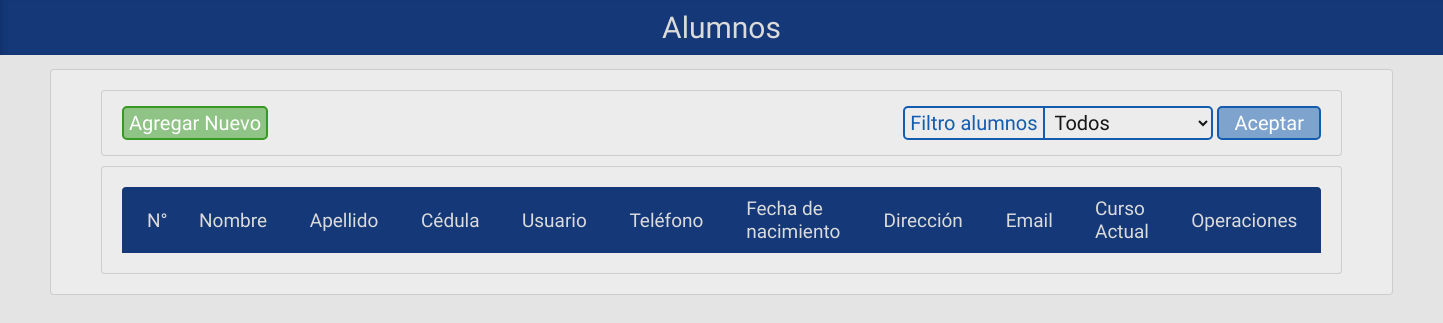
The page /php/editar_alumno.php on the database as committed earlier.
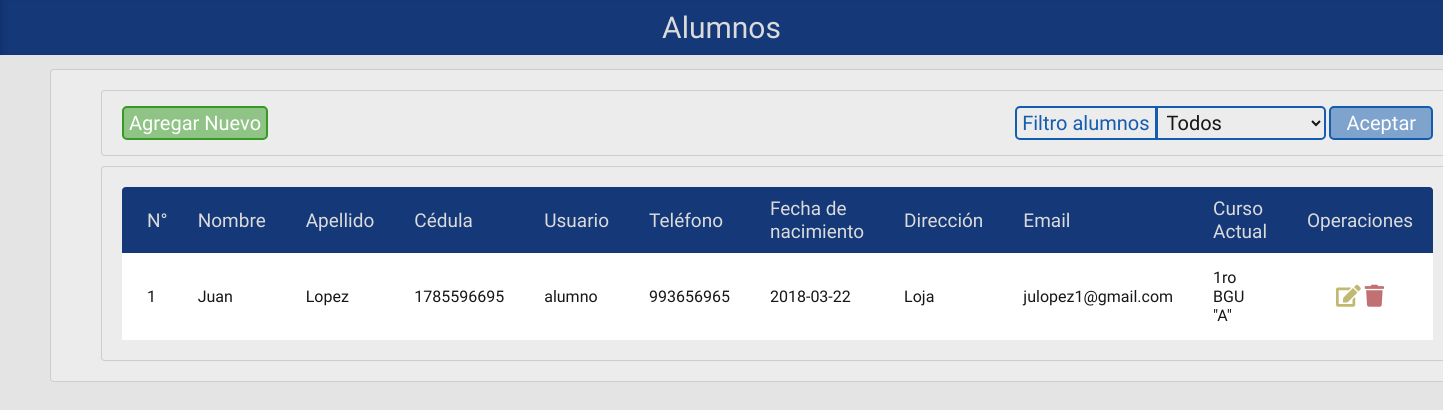
The same page on the database as committed later.
### tables this page shows
CREATE TABLE `alumno` (
  `ALU_CODIGO` int(2) NOT NULL,
  `AUL_CODIGO` int(2) NOT NULL,
  `USU_CODIGO` int(2) NOT NULL,
  `ALU_NOMBRE` varchar(35) NOT NULL,
  `ALU_APELLIDO` varchar(35) NOT NULL,
  `ALU_EMAIL` varchar(35) NOT NULL,
  `ALU_TELEFONO` int(10) NOT NULL,
  `ALU_CEDULA` varchar(10) NOT NULL,
  `ALU_FNACIMIENTO` date NOT NULL,
  `ALU_DIRECCION` varchar(50) NOT NULL,
  `ALU_ESTADO` int(1) NOT NULL DEFAULT '1'
);

CREATE TABLE `usuario` (
  `USU_CODIGO` int(2) NOT NULL,
  `ROL_CODIGO` int(2) NOT NULL,
  `USU_USER` char(35) NOT NULL,
  `USU_CLAVE` varchar(255) NOT NULL,
  `USU_ESTADO` int(1) NOT NULL DEFAULT '1'
);

CREATE TABLE `paralelo` (
  `AUL_CODIGO` int(2) NOT NULL,
  `HOR_CODIGO` int(2) DEFAULT NULL,
  `AUL_NOMBRE` varchar(30) NOT NULL,
  `AUL_CURSO` varchar(20) NOT NULL,
  `NIV_CODIGO` int(2) DEFAULT NULL,
  `AUL_ESTADO` int(1) NOT NULL DEFAULT '1'
);

### php/editar_alumno.php (the view, shortened to what the changed rows need)
<!doctype html>
<html>
<head>
	<link href="../css/estiloMostrar.css" rel="stylesheet" type="text/css">
	<link rel="stylesheet" href="https://use.fontawesome.com/releases/v5.8.1/css/all.css">
</head>
<body>
<div class="contenedor">
	<?php
	$conn = new mysqli( "localhost", "admin", "admin", "horarios" );
	$result = mysqli_query( $conn, "select * from alumno a, usuario u, paralelo p where a.usu_codigo=u.usu_codigo and a.aul_codigo=p.aul_codigo" );
	$activos = mysqli_query( $conn, "select * from alumno a, usuario u, paralelo p where a.usu_codigo=u.usu_codigo and a.aul_codigo=p.aul_codigo and a.alu_estado=1" );
	$desactivos = mysqli_query( $conn, "select * from alumno a, usuario u, paralelo p where a.usu_codigo=u.usu_codigo and a.aul_codigo=p.aul_codigo and a.alu_estado=0" );
	?>
	<div class="cuerpo">
	<div class="cont-tabla">
	<table>
		<thead>
			<tr>
				<th>N°</th>
				<th>Nombre</th>
				<th>Apellido</th>
				<th>Cédula</th>
				<th>Usuario</th>
				<th>Teléfono</th>
				<th>Fecha de <br> nacimiento</th>
				<th>Dirección</th>
				<th>Email</th>
				<th>Curso <br>Actual</th>
				<th>Operaciones</th>
			</tr>
		</thead>
		<tbody>
			<?php
			$estado = $_POST[ 'estado' ];
			if ( $estado == 'Todos' ||  $estado == '') {
				$cont = 1;
				while ( $row = mysqli_fetch_array( $result ) ) {
					echo '<tr><td>' .$cont. '</td>';
					echo '<td>' . $row[ "ALU_NOMBRE" ] . '</td>';
					echo '<td>' . $row[ "ALU_APELLIDO" ] . '</td>';
					echo '<td>' . $row[ "ALU_CEDULA" ] . '</td>';
					echo '<td>' . $row[ "USU_USER" ] . '</td>';
					echo '<td>' . $row[ "ALU_TELEFONO" ] . '</td>';
					echo '<td>' . $row[ "ALU_FNACIMIENTO" ] . '</td>';
					echo '<td>' . $row[ "ALU_DIRECCION" ] . '</td>';
					echo '<td>' . $row[ "ALU_EMAIL" ] . '</td>';
					if($row['AUL_ESTADO']=='1'){$cur = $row['AUL_CURSO'].' "'.$row['AUL_NOMBRE'].'"';}
					else {$cur = "Ninguno";}
					echo '<td>' .$cur. '</td>';
					if($row['ALU_ESTADO']=='1'){$estado = 'title="Eliminar" class="tabla-registro-elim btn-eliminar-a"><i class="fas fa-trash"></i>'; $est = "Activo";}
					else {$estado = 'title="Activar" class="btn-eliminar-i"><i class="fas fa-trash-restore"></i>'; $est = "Inactivo";}
					echo '<td> <a href="editar_alumno_recibe.php?u='.$row[ "ALU_CODIGO" ].'" title="Editar" class="btn-editar"><i class="fas fa-edit"></i></a>
							   <a href="eliminar_alumno.php?u='.$row[ "ALU_CODIGO" ].'" '.$estado.'</a></td></tr>';
					$cont++;
				}
			} else if ( $estado == 'Activos' ) {
				$cont = 1;
				while ( $row = mysqli_fetch_array( $activos ) ) {
					echo '<tr><td>' .$cont. '</td>';
					echo '<td>' . $row[ "ALU_NOMBRE" ] . '</td>';
					echo '<td>' . $row[ "ALU_APELLIDO" ] . '</td>';
					echo '<td>' . $row[ "ALU_CEDULA" ] . '</td>';
					echo '<td>' . $row[ "USU_USER" ] . '</td>';
					echo '<td>' . $row[ "ALU_TELEFONO" ] . '</td>';
					echo '<td>' . $row[ "ALU_FNACIMIENTO" ] . '</td>';
					echo '<td>' . $row[ "ALU_DIRECCION" ] . '</td>';
					if($row['AUL_ESTADO']=='1'){$cur = $row['AUL_CURSO'].' "'.$row['AUL_NOMBRE'].'"';}
					else {$cur = "Ninguno";}
					echo '<td>' .$cur. '</td>';
					if($row['ALU_ESTADO']=='1'){$est = "Activo";}
					else {$est = "Inactivo";}
					echo '<td>' .$est. '</td>';
					echo '<td> <a href="editar_alumno_recibe.php?u='.$row[ "ALU_CODIGO" ].'" title="Editar" class="btn-editar"><i class="fas fa-edit"></i></a>
							   <a href="eliminar_alumno.php?u='.$row[ "ALU_CODIGO" ].'" title="Eliminar" class="tabla-registro-elim  btn-eliminar-a"><i class="fas fa-trash"></i></a></td></tr>';
					$cont++;
				}
				mysqli_free_result( $activos );
			} else if ( $estado == 'Desactivados' ) {
				$cont = 1;
				while ( $row = mysqli_fetch_array( $desactivos ) ) {
					echo '<tr><td>' .$cont. '</td>';
					echo '<td>' . $row[ "ALU_NOMBRE" ] . '</td>';
					echo '<td>' . $row[ "ALU_APELLIDO" ] . '</td>';
					echo '<td>' . $row[ "ALU_CEDULA" ] . '</td>';
					echo '<td>' . $row[ "USU_USER" ] . '</td>';
					echo '<td>' . $row[ "ALU_TELEFONO" ] . '</td>';
					echo '<td>' . $row[ "ALU_FNACIMIENTO" ] . '</td>';
					echo '<td>' . $row[ "ALU_DIRECCION" ] . '</td>';
					if($row['AUL_ESTADO']=='1'){$cur = $row['AUL_CURSO'].' "'.$row['AUL_NOMBRE'].'"';}
					else {$cur = "Ninguno";}
					echo '<td>' .$cur. '</td>';
					if($row['ALU_ESTADO']=='1'){$est = "Activo";}
					else {$est = "Inactivo";}
					echo '<td>' .$est. '</td>';
					echo '<td> <a href="editar_alumno_recibe.php?u='.$row[ "ALU_CODIGO" ].'" title="Editar" class="btn-editar"><i class="fas fa-edit"></i></a>
							   <a href="eliminar_alumno.php?u='.$row[ "ALU_CODIGO" ].'" title="Activar"  class="btn-eliminar-i"><i class="fas fa-trash-restore"></i></a></td></tr>';
					$cont++;
				}
				mysqli_free_result( $desactivos );
			}
			?>
		</tbody>
	</table>
	</div>
	</div>
</div>
</body>
</html>

Rows that differ between the two databases and show on the page:
added alumno: ALU_NOMBRE "Juan", ALU_APELLIDO "Lopez", ALU_CEDULA "1785596695", USU_CODIGO.USU_USER "alumno", ALU_TELEFONO "993656965", ALU_FNACIMIENTO "2018-03-22", ALU_DIRECCION "Loja", ALU_EMAIL "julopez1@gmail.com", AUL_CODIGO.AUL_NOMBRE "1ro BGU \"A\"", ALU_ESTADO 1 (drawn)
